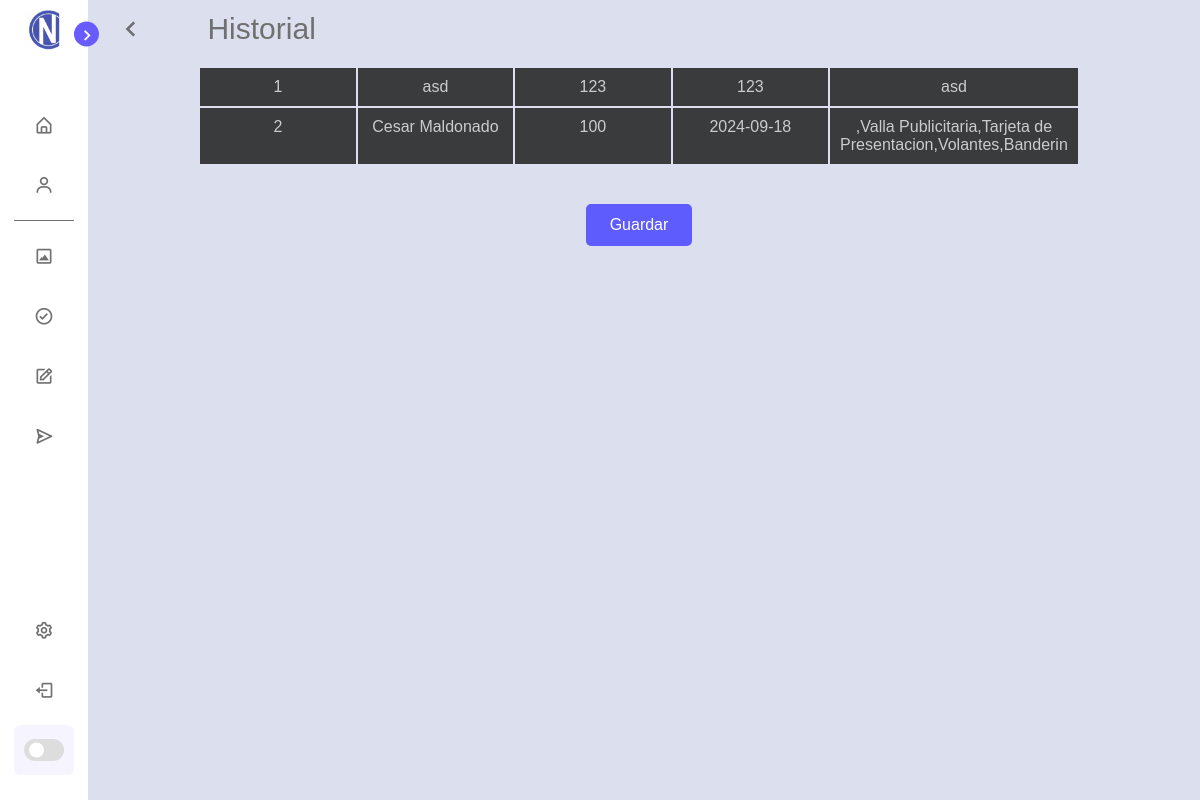
The app's page /settings/record, older data.
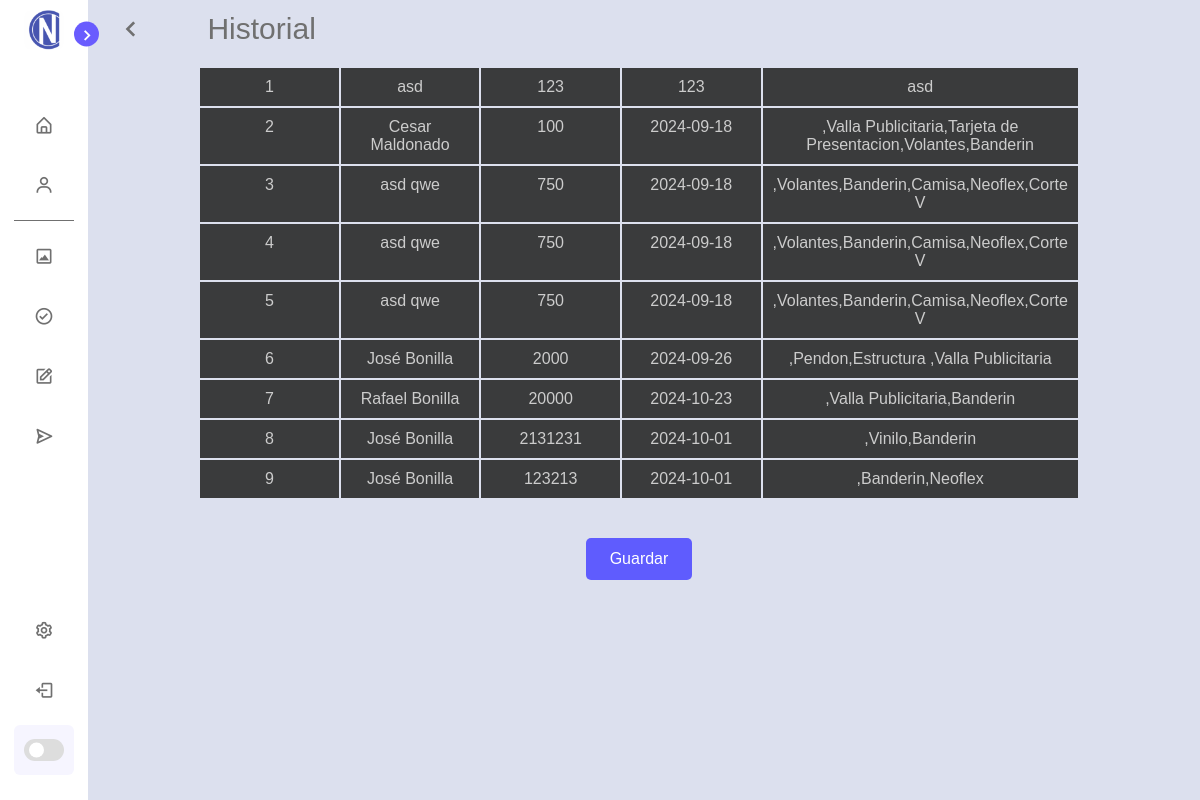
The same page, newer data.
### tables this page shows
CREATE TABLE record(
recordId INTEGER PRIMARY KEY AUTOINCREMENT,
recordName TEXT NOT NULL,
recordPayment INTEGER NOT NULL,
recordDate INTEGER NOT NULL,
recordTypeWork TEXT
);

### new.py (the view)
@app.route("/settings/record")
def settings_record():
    filas = try_record()
    return filas

### library/DB.py (called while the page is built)
def get_record():
    conn = sqlite3.connect('library/database.db')
    cursor = conn.cursor()
    cursor.execute("SELECT * FROM record")
    filas = cursor.fetchall()
    print(filas)
    conn.close()
    return filas

### library/URLs.py (called while the page is built)
def try_record():
    filas = get_record()
    return render_template("settings-record.html",user=g.user,filas=filas )

### new.py (called while the page is built)
@app.before_request
def before_request():
    if "username" in session:
        g.user = session["username"]
    else:
        g.user = None

### templates/settings-record.html (shortened to what this page needs)
<!DOCTYPE html>
<html lang="en">
<head>
    <link rel="stylesheet" href="../static/css/settings.css">
    <link rel="stylesheet" href="https://cdnjs.cloudflare.com/ajax/libs/font-awesome/6.4.2/css/all.min.css">
    <link href='https://unpkg.com/boxicons@2.1.1/css/boxicons.min.css' rel='stylesheet'>
</head>
<body>
    <nav class="sidebar close">
        <header>
            <div class="image-text">
                <span class="image">
                    <img src="../static/img/icon.ico" alt="iconcopy">
                </span>
            </div>
            <i class='bx bx-chevron-right toggle'></i>
        </header>
        <div class="menu-bar">
            <div class="menu">
                <ul class="menu-links">
                    <li class="nav-link">
                        <a href="{{ url_for('home') }}">
                            <i class='bx bx-home-alt icon'></i>
                        </a>
                    </li>
                    <li class="nav-link" id="client">
                        <a href="{{ url_for('clients') }}">
                            <i class='bx bx-user icon'></i>
                        </a>
                    </li>
                </ul>
                <hr class="separator">
                <ul class="menu-links">
                    <li class="nav-link" id="diseño">
                        <a href="{{ url_for('design') }}">
                            <i class='bx bx-image-alt icon'></i>
                        </a>
                    </li>
                    <li class="nav-link" id="aprobacion">
                        <a href="{{ url_for('approval') }}">
                            <i class='bx bx-check-circle icon'></i>
                        </a>
                    </li>
                    <li class="nav-link" id="elaboracion">
                        <a href="{{ url_for('crafting') }}">
                            <i class='bx bx-edit icon'></i>
                        </a>
                    </li>
                    <li class="nav-link" id="entrega">
                        <a href="{{ url_for('ending') }}">
                            <i class='bx bx-send icon'></i>
                        </a>
                    </li>
                </ul>
            </div>
            <div class="bottom-content">
                <li class="">
                    <a href="{{ url_for('settings') }}">
                        <i class='bx bx-cog icon'></i>
                    </a>
                </li>
                <li class="">
                    <a href="{{ url_for('logout') }}">
                        <i class='bx bx-log-out icon'></i>
                    </a>
                </li>
                <li class="mode">
                    <div class="toggle-switch">
                        <span class="switch"></span>
                    </div>
                </li>
            </div>
        </div>
    </nav>
    <section class="home">
        <div class="home-header">
            <div class="back-button">
                <a href="javascript:history.back()" class="back-btn">
                    <i class='bx bx-chevron-left' ></i>
                </a>
                <div class="text">Historial</div>
            </div>
        </div>
        <div class="grid-container">
            {% for item in filas %}
                {% for item2 in item %}
                    <div class="grid-item">{{ item2 }}</div>
                {% endfor %}
            {% endfor %}
        </div>
        <form action="{{ url_for('create_record') }}" target="response_frame">
            <div class="button-container">
                <button class="submit-button" type="submit" id="saveButton">Guardar</button>
            </div>
        </form>
        <iframe name="response_frame" style="border:none; width:100%; height:50px;"></iframe>
    </section>
</body>
</html>

### static/css/settings.css (style rules this page uses)
* { margin: 0; padding: 0; box-sizing: border-box; font-family: 'Poppins', sans-serif; }
:root { --body-color: #dce0ee; --sidebar-color: #FFF; --primary-color: #695CFE; --primary-color-light: #F6F5FF; --toggle-color: #DDD; --text-color: #707070; --tran-03: all 0.2s ease; --tran-03: all 0.3s ease; --tran-04: all 0.3s ease; --tran-05: all 0.3s ease; }
.home-header { display: flex; justify-content: space-between; align-items: center; color: #e7e7e7; background-color: transparent; padding-left: 2%; padding-right: 2%; padding-top: 0; }
.text { margin-right: auto; }
.back-button { display: flex; align-items: center; }
.back-btn { display: flex; align-items: center; text-decoration: none; color: inherit; margin-left: 15px; color: var(--text-color); }
.back-btn i { font-size: 2em; }
body { min-height: 100vh; background-color: var(--body-color); transition: var(--tran-05); }
.sidebar { position: fixed; top: 0; left: 0; height: 100vh; width: 260px; padding: 10px 14px; background: var(--sidebar-color); transition: var(--tran-05); z-index: 100; }
.sidebar.close { width: 88px; }
.sidebar li { height: 50px; list-style: none; display: flex; align-items: center; margin-top: 10px; }
.sidebar header .image, .sidebar .icon { min-width: 60px; border-radius: 6px; }
.sidebar .icon { min-width: 60px; border-radius: 6px; height: 100%; display: flex; align-items: center; justify-content: center; font-size: 20px; }
.sidebar .text, .sidebar .icon { color: var(--text-color); transition: var(--tran-03); }
.separator { border: none; height: 1px; background-color: var(--text-color); margin: 10px 0; }
.sidebar header { position: relative; }
.sidebar header .image-text { display: flex; align-items: center; }
.sidebar header .image { display: flex; align-items: center; justify-content: center; }
.sidebar header .image img { width: 40px; border-radius: 6px; }
.sidebar header .toggle { position: absolute; top: 60%; right: -25px; transform: translateY(-50%) rotate(180deg); height: 25px; width: 25px; background-color: var(--primary-color); color: var(--sidebar-color); border-radius: 50%; display: flex; align-items: center; justify-content: center; font-size: 22px; cursor: pointer; transition: var(--tran-05); }
.sidebar.close .toggle { transform: translateY(-50%) rotate(0deg); }
.sidebar .menu { margin-top: 40px; }
.sidebar li a { list-style: none; height: 100%; background-color: transparent; display: flex; align-items: center; height: 100%; width: 100%; border-radius: 6px; text-decoration: none; transition: var(--tran-03); }
.sidebar .menu-bar { height: calc(100% - 55px); display: flex; flex-direction: column; justify-content: space-between; overflow-y: scroll; }
.sidebar .menu-bar .mode { border-radius: 6px; background-color: var(--primary-color-light); position: relative; transition: var(--tran-05); }
.menu-bar .bottom-content .toggle-switch { position: absolute; right: 0; height: 100%; min-width: 60px; display: flex; align-items: center; justify-content: center; border-radius: 6px; cursor: pointer; }
.toggle-switch .switch { position: relative; height: 22px; width: 40px; border-radius: 25px; background-color: var(--toggle-color); transition: var(--tran-05); }
.switch::before { content: ''; position: absolute; height: 15px; width: 15px; border-radius: 50%; top: 50%; left: 5px; transform: translateY(-50%); background-color: var(--sidebar-color); transition: var(--tran-04); }
.home { position: absolute; top: 0; top: 0; left: 250px; height: 100vh; width: calc(100% - 250px); background-color: var(--body-color); transition: var(--tran-05); }
.home-header .text { font-size: 30px; font-weight: 500; color: var(--text-color); padding: 12px 60px; }
.sidebar.close~.home { left: 78px; height: 100vh; width: calc(100% - 78px); }
.grid-container { display: grid; grid-template-columns: repeat(5, 1fr); gap: 2px; padding: 10px; width: 80%; margin: 0 auto; margin-bottom: 20px; }
.grid-item { background-color: #3a3b3c; padding: 10px; text-align: center; transition: background-color 0.3s, transform 0.3s; color: #ccc }
.submit-button { margin-top: 10px; padding: 12px 24px; background-color: #5f5cfe; color: white; border: none; border-radius: 5px; cursor: pointer; transition: background 0.3s; font-size: 16px; }
.button-container { text-align: center; }

Row changes from the older to the newer data that the page shows:
added record: item "3", recordName "asd qwe", recordPayment "750", recordDate "2024-09-18", recordTypeWork ",Volantes,Banderin,Camisa,Neoflex,Corte V"
added record: item "4", recordName "asd qwe", recordPayment "750", recordDate "2024-09-18", recordTypeWork ",Volantes,Banderin,Camisa,Neoflex,Corte V"
added record: item "5", recordName "asd qwe", recordPayment "750", recordDate "2024-09-18", recordTypeWork ",Volantes,Banderin,Camisa,Neoflex,Corte V"
added record: item "6", recordName "José Bonilla", recordPayment "2000", recordDate "2024-09-26", recordTypeWork ",Pendon,Estructura ,Valla Publicitaria"
added record: item "7", recordName "Rafael Bonilla", recordPayment "20000", recordDate "2024-10-23", recordTypeWork ",Valla Publicitaria,Banderin"
added record: item "8", recordName "José Bonilla", recordPayment "2131231", recordDate "2024-10-01", recordTypeWork ",Vinilo,Banderin"
added record: item "9", recordName "José Bonilla", recordPayment "123213", recordDate "2024-10-01", recordTypeWork ",Banderin,Neoflex"
